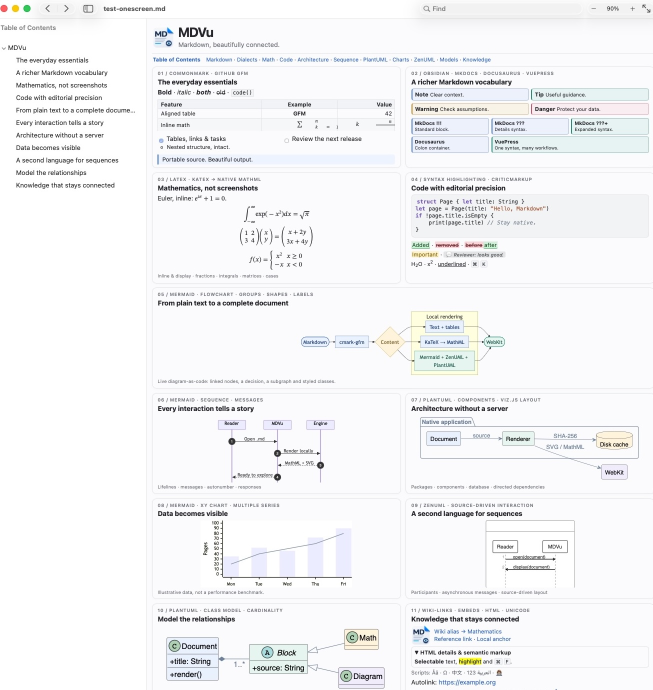
#> input picture Tests/Snapshots/MDVu.jpg, 1305 x 1380 px, given in place of AppIcon-256.png, which was not available (shown at 1/2 size)
$ python generate-wix-bitmaps.py
#> lines starting #> are read from the running program, lines starting #| are printed output that depends on the picture; pictures that were not available may be replaced by others from this repository, and a replacement may not be noted
#!/usr/bin/env python3
"""Regenerate WiX branding from the application icon (requires Pillow)."""
import argparse
import math
from pathlib import Path

from PIL import Image

ROOT = Path(__file__).resolve().parents[1]


def dialog_background():
    image = Image.new("RGB", (493, 312), "white")
    pixels = image.load()
    for y in range(image.height):
        fraction = y / image.height
        base = [int(top * (1 - fraction) + bottom * fraction)
                for top, bottom in zip((23, 34, 59), (12, 18, 34))]
        for x in range(164):
            color = base.copy()
            distance = math.hypot(x - 82, y - 116)
            if 64 < distance < 82:
                glow = math.sin((distance - 64) / 18 * math.pi) * 0.15
                color = [min(255, int(channel + glow * accent))
                         for channel, accent in zip(color, (50, 90, 160))]
            if 24 <= x < 140 and 60 <= y < 176:
                color = [int(channel * 0.88) for channel in color]
            pixels[x, y] = tuple(color)
        pixels[164, y] = (218, 224, 233)
    return image


def main():
    parser = argparse.ArgumentParser(description=__doc__)
    parser.add_argument("--output", type=Path, default=ROOT / "packaging/windows")
    args = parser.parse_args()
    args.output.mkdir(parents=True, exist_ok=True)
    with Image.open(ROOT / "packaging/assets/AppIcon-256.png") as source:
#> source is the input picture: PIL image 1305x1380 RGB; mean R, G, B 244, 244.4, 246
        icon = source.convert("RGBA")

    dialog = dialog_background()
#> in dialog_background, `image = Image.new("RGB", (493, 312), "white")`: image: PIL image 493x312 RGB; every value is 255
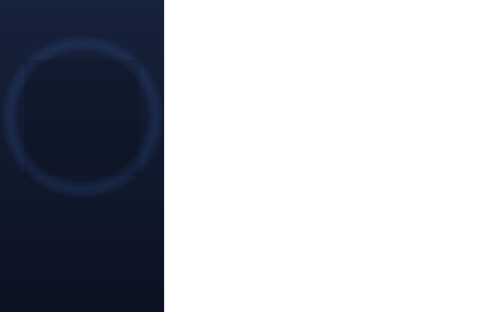
#> dialog: PIL image 493x312 RGB; mean R, G, B 175.7, 178.7, 185.7
    scaled = icon.resize((108, 108), Image.Resampling.BILINEAR)
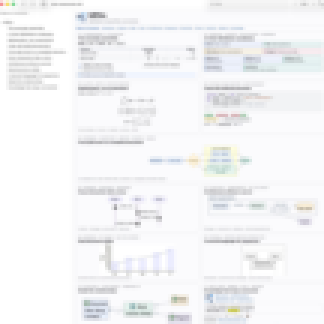
#> scaled: PIL image 108x108 RGBA (shown 3 times larger); mean R, G, B, A 243.9, 244.4, 246, 255
    dialog.paste(scaled, (28, 62), scaled)
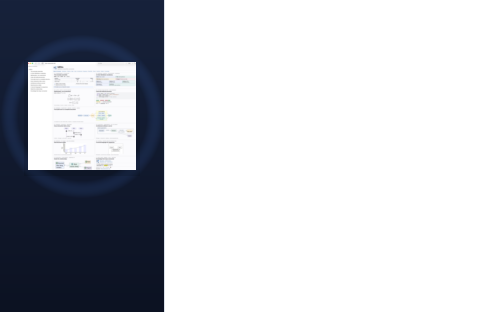
#> dialog: PIL image 493x312 RGB; mean R, G, B 193, 195.4, 201

    banner = Image.new("RGB", (493, 58), "white")
#> banner: PIL image 493x58 RGB; every value is 255
    banner.paste((226, 232, 240), (0, 57, 493, 58))
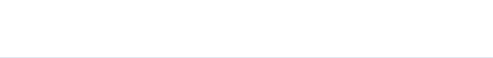
#> banner: PIL image 493x58 RGB; mean R, G, B 254.5, 254.6, 254.7
    scaled = icon.resize((46, 46), Image.Resampling.BILINEAR)
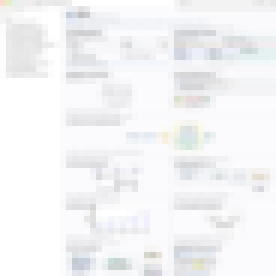
#> scaled: PIL image 46x46 RGBA (shown 6 times larger); mean R, G, B, A 243.9, 244.4, 246, 255
    banner.paste(scaled, (431, 6), scaled)

    for name, image in [("dialog.bmp", dialog), ("banner.bmp", banner)]:
        path = args.output / name
        image.save(path, dpi=(72, 72))
        print(f"{path}: {image.width} x {image.height}, RGB")
#> this loop made 2 passes
#> name on passes 1 to 2: 'dialog.bmp', 'banner.bmp'
#| packaging/windows/dialog.bmp: 493 x 312, RGB
#| packaging/windows/banner.bmp: 493 x 58, RGB


if __name__ == "__main__":
    main()

$ run again, on packaging/MDVu.jpg
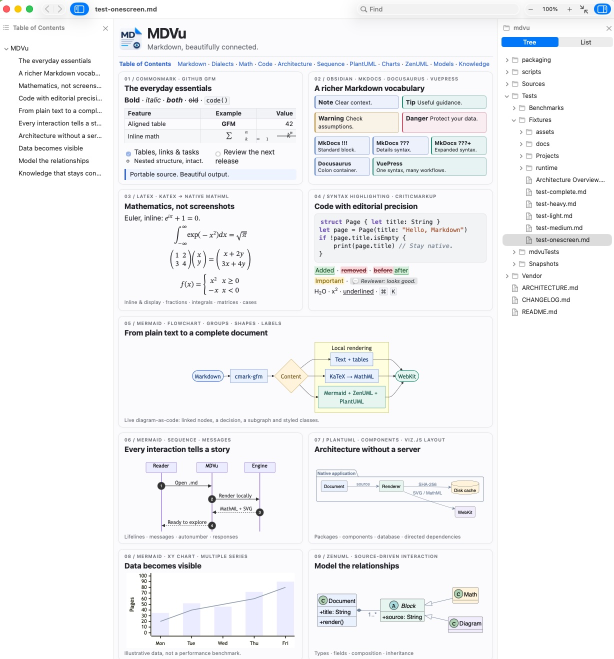
#> input picture packaging/MDVu.jpg, 1228 x 1317 px, given in place of AppIcon-256.png, which was not available (shown at 1/2 size)
#> in main, source is the input picture: PIL image 1228x1317 RGB; mean R, G, B 243.1, 243.8, 245.4
#> image: PIL image 493x312 RGB; every value is 255
#> in main, `dialog.paste(scaled, (28, 62), scaled)`:
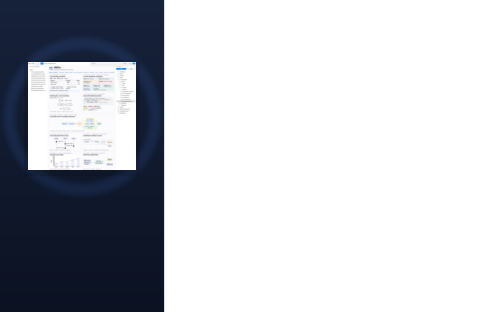
#> dialog: PIL image 493x312 RGB; mean R, G, B 193, 195.4, 201
#> in main, `scaled = icon.resize((46, 46), Image.Resampling.BILINEAR)`:
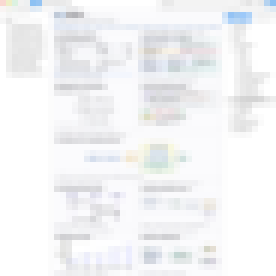
#> scaled: PIL image 46x46 RGBA (shown 6 times larger); mean R, G, B, A 243.1, 243.8, 245.4, 255
#> the loop in main, `for name, image in [("dialog.bmp", dialog), ("banner.bmp", banner)]:` made 2 passes
#> name on passes 1 to 2: 'dialog.bmp', 'banner.bmp'
#> (printed output is left out)
